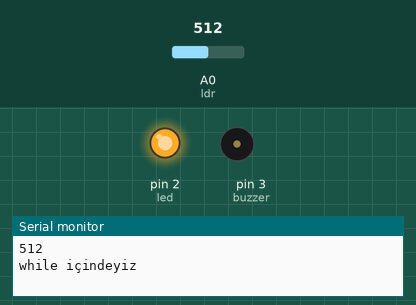
Recording of a sketch running on a simulated Arduino Uno, built with avr-gcc and run on an emulated ATmega328P. On the bench: output pins drawn as LEDs (lit = HIGH), buzzer (waves = sounding, pin HIGH), the last lines printed to the serial monitor. The inputs (shaded band) are chosen by the test bench; at power-on: A0 (ldr) = 512.

Above: at 0.7 s.
At 2.7 s:
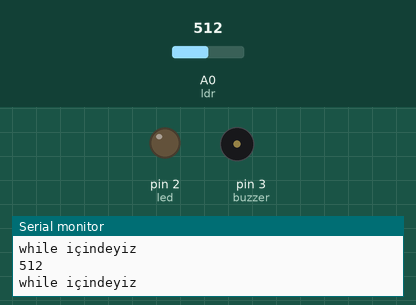
Timing chart, 0 to 3.5 s (numbered marks = the images above):
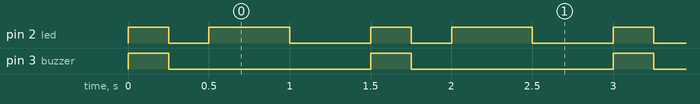

The sketch:

carsensorwithbuzzer.ino
```cpp
int led =2;
int ldr = A0;
int buzzer = 3;
void setup() {
  Serial.begin(9600);
  pinMode(led,OUTPUT);
  pinMode(ldr,INPUT);
  pinMode(buzzer,OUTPUT);
}

void loop() {
  int ldrValue = analogRead(ldr);
  Serial.println(ldrValue);
  do{
    digitalWrite(led,1);
    digitalWrite(buzzer,1);
    delay(250);
    digitalWrite(led,0);
    digitalWrite(buzzer,0);
    delay(250);
    Serial.println("while içindeyiz");
    ldrValue = analogRead(ldr);
  }
  while(ldrValue <250);
  digitalWrite(led,1);
  delay(500);
  digitalWrite(led,0);
  delay(500);


}
```

Measured:
- by itself, pin 2 (led): repeats every 1.5 s: LOW 0.25 s, HIGH 0.50 s, LOW 0.50 s, HIGH 0.25 s
- by itself, pin 3 (buzzer): alternates HIGH for 0.25 s and LOW for 1.3 s
- by itself, everything shown: repeats every 1.5 s, in 4 steps
